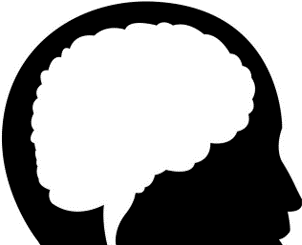
#> input picture apynf/NF_model/head.png, 302 x 245 px, found by its file name
$ python neurofeedback_base.py   (older library calls are emulated)
#> lines starting #> are read from the running program, lines starting #| are printed output that depends on the picture
# -*- coding: utf-8 -*-
"""
Created on Tue Aug 18 2021

@author: cjsan
"""
import numpy as np
import random
from PIL import Image, ImageDraw
import sys,os,inspect
import math

from ..base.miscellaneous_toolbox import flexible_copy
from ..base.function_toolbox import normalize
from ..layer.mdp_layer import mdp_layer

def centersize_to_box(center_position,size):
    top_x = int(center_position[0] - size[0]/2.0)
    top_y = int(center_position[1] - size[1]/2.0)
    bot_x = int(center_position[0] + size[0]/2.0)
    bot_y = int(center_position[1] + size[1]/2.0)
    return [(top_x,top_y),(bot_x,bot_y)]

class screen:
    def __init__(self,base_color,max_lev):
        self.level = 1
        self.max_level = max_lev
        self.col = base_color

    def update_level(self,new_level):
        self.level = new_level

    def draw(self,image_draw,center_position,size):
        # Base color when empty
        shap = centersize_to_box(center_position,size)
        image_draw.rectangle(shap,fill="grey")


        # The level jauge &  The level ticks:
        # shap[0] changes depending on the level of the gauge
        offset = 0.1*size[1]
        counter = center_position[1] - size[1]/2.0 + offset


        # if(self.level == self.max_level) :
        #     image_draw.rectangle(shap,fill=self.col)

        if (self.max_level > 1):
            step = (size[1] - 2*offset)/(self.max_level - 1)
            for k in range(self.max_level,0,-1):
                if (self.level == k ):
                    jauge_shape = [(center_position[0] - size[0]/2.0,counter),(center_position[0] + size[0]/2.0,center_position[1]+size[1]/2.0)]
                    image_draw.rectangle(jauge_shape,fill=self.col)
                shape = [(center_position[0] - size[0]/2.0,counter),(center_position[0],counter)]

                image_draw.line(shape,fill="black")
                counter += step
        else :
            #Only one level, no need to display it
            image_draw.rectangle(shap,fill=self.col)

        shape = [(center_position[0] - size[0]/2.0,counter),(center_position[0],counter)]
        #image_draw.line(shape,fill="black")

        # The boundaries
        image_draw.rectangle(shap,fill=None,outline="black")

class multicolor_screen:
    def __init__(self,base_color,max_lev):
        self.level = np.ones((max_lev,))/max_lev
        self.max_level = max_lev
        self.col_0 = base_color

    def update_level(self,new_dist):
        self.level = new_dist

    # [36 lines left out: function draw, not called in this run]

class NF_model_displayer :
    def __init__(self,_ticks_mental,_ticks_screen):
        # Display elements :
        self.screen = screen("red",_ticks_screen)
        self.mental = screen("green",_ticks_mental)
        self.subjective = multicolor_screen("blue",_ticks_mental)


    # [4 lines left out: function update_values, not called in this run]

    def draw(self,size):
#> called with size = (1200, 700)
        x_size,y_size = size

        img = Image.new("RGB",(x_size,y_size),"white")
#> img: PIL image 1200x700 RGB; every value is 255
        draw = ImageDraw.Draw(img,"RGBA")

        # Patient head
        image_path = os.getcwd() + "\\apynf\\NF_model\\head.png"
        illustration = Image.open(image_path)
#> illustration is the input picture: PIL image 302x245 P; mean R, G, B, A 155.9, 155.9, 155.9, 255
        ill_x,ill_y = illustration.size
#> ill_x = 302; ill_y = 245
        prop = 0.7
        new_x = int(prop*x_size)
        new_y = int((new_x/ill_x)*ill_y)
#> new_y = 681
        illustration =  illustration.resize((new_x,new_y),Image.ANTIALIAS)
#> illustration: PIL image 840x681 P
        pos_x = int(new_x/2.0)
        pos_y = int(y_size-1 - new_y/2.0)
#> pos_y = 358
        corners = centersize_to_box((pos_x,pos_y),(new_x,new_y))[0] + centersize_to_box((pos_x,pos_y),(new_x,new_y))[1]
#> corners = (0, 17, 840, 698)
        img.paste(illustration,corners)
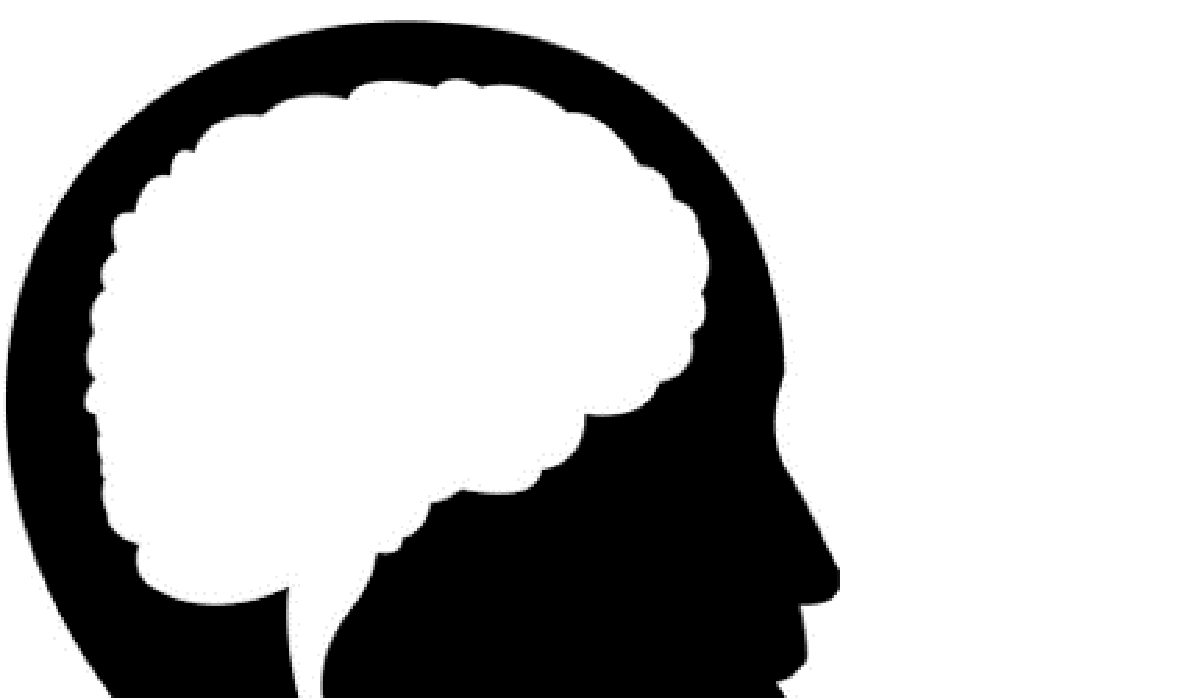
#> img: PIL image 1200x700 RGB; min 0, max 255, mean 187.5

        # Image borders
        draw.rectangle([(0,0),(x_size-1,y_size-1)],outline="black")

        # Mental 1D level
        mental_position = (int(0.1*x_size),int(0.5*y_size))
        mental_size = (int(0.1*x_size),int(0.75*y_size))
        self.mental.draw(draw,mental_position,mental_size)

        # # Subjective 1D level
        # subj_position = (int(0.4*x_size),int(0.5*y_size))
        # subj_size = (int(0.1*x_size),int(0.75*y_size))
        # self.subjective.draw(draw,subj_position,subj_size)

        # Screen
        screen_position = (int(0.9*x_size),int(0.5*y_size))
        screen_size = (int(0.1*x_size),int(0.75*y_size))
        self.screen.draw(draw,screen_position,screen_size)

        return img

        img.show()

    def show(self,size):
        self.draw(size).show()
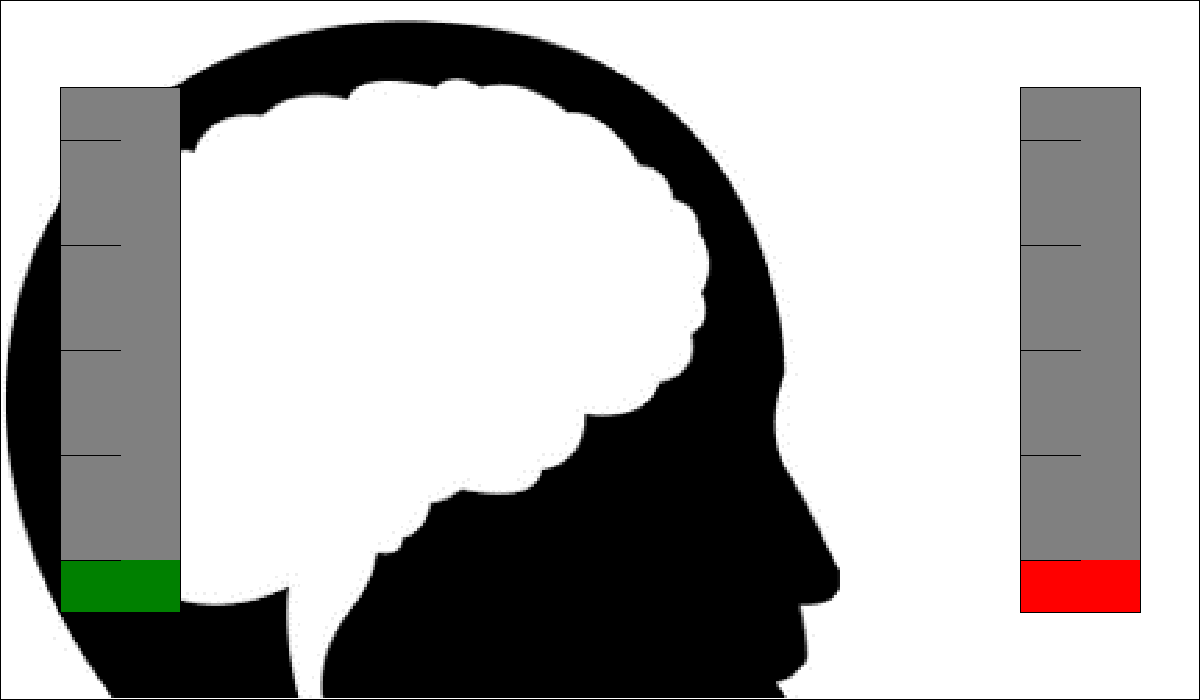
#> shown: PIL image 1200x700 RGB; mean R, G, B 175.1, 174.1, 173.2


if (__name__ == "__main__"):
    # model = NF_model(3)
    model = NF_model_displayer(5,5)
    model.show((1200,700))
